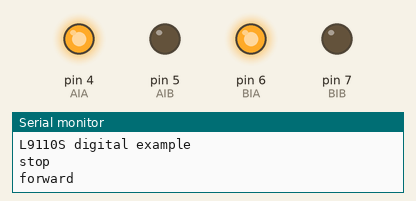
A sketch run on a simulated Arduino Uno, built with avr-gcc and run on an emulated ATmega328P. On the bench: output pins drawn as LEDs (lit = HIGH), the last lines printed to the serial monitor.

Above: at 3.0 s.
At 11.0 s:
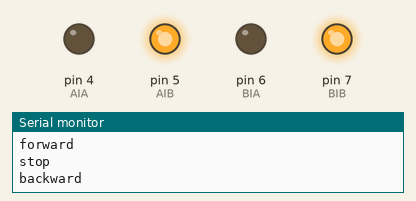
At 21.0 s:
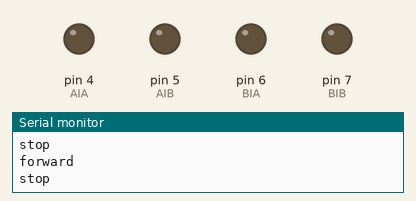
Timing chart, 0 to 22.8 s (numbered marks = the images above):
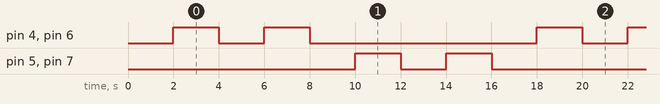

The sketch:

sketch_l9110s_digital.ino
```cpp
const int AIA = 4;
const int AIB = 5;

const int BIA = 6;
const int BIB = 7;

void setup() {
  Serial.begin(9600); // set up Serial library at 9600 bps
  Serial.println("L9110S digital example");

  pinMode(AIA, OUTPUT);
  pinMode(AIB, OUTPUT);
  pinMode(BIA, OUTPUT);
  pinMode(BIB, OUTPUT);
 stop();
 delay(2000);
}

void loop() {
  forward();
  delay(2000);
  stop();
  delay(2000);
  forward();
  delay(2000);
  stop();
  delay(2000);
  backward();
  delay(2000);
  stop();
  delay(2000);
  backward();
  delay(2000);
  stop();
  delay(2000);
}

void forward()
{
  Serial.println("forward");
  digitalWrite(AIA, HIGH);
  digitalWrite(AIB, LOW);

  digitalWrite(BIA, HIGH);
  digitalWrite(BIB, LOW);

}
void backward()
{
  Serial.println("backward");
  digitalWrite(AIA, LOW);
  digitalWrite(AIB, HIGH);

  digitalWrite(BIA, LOW);
  digitalWrite(BIB, HIGH);

}
void stop()
{
  Serial.println("stop");
  digitalWrite(AIA, LOW);
  digitalWrite(AIB, LOW);

  digitalWrite(BIA, LOW);
  digitalWrite(BIB, LOW);

}
```

Measured:
- by itself, pin 4 (AIA), pin 5 (AIB), pin 6 (BIA), pin 7 (BIB): repeats every 16.0 s: LOW 2.0 s, HIGH 2.0 s, LOW 10.0 s, HIGH 2.0 s
- by itself, everything shown: repeats every 16.0 s, in 8 steps
